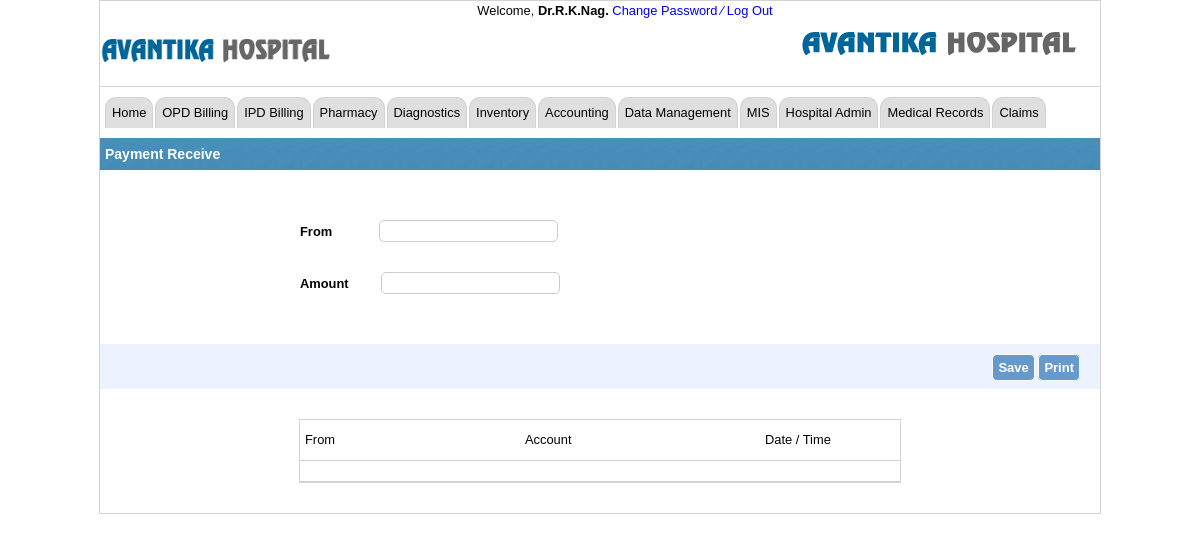
Before: /payment-receive.php with the older database file.
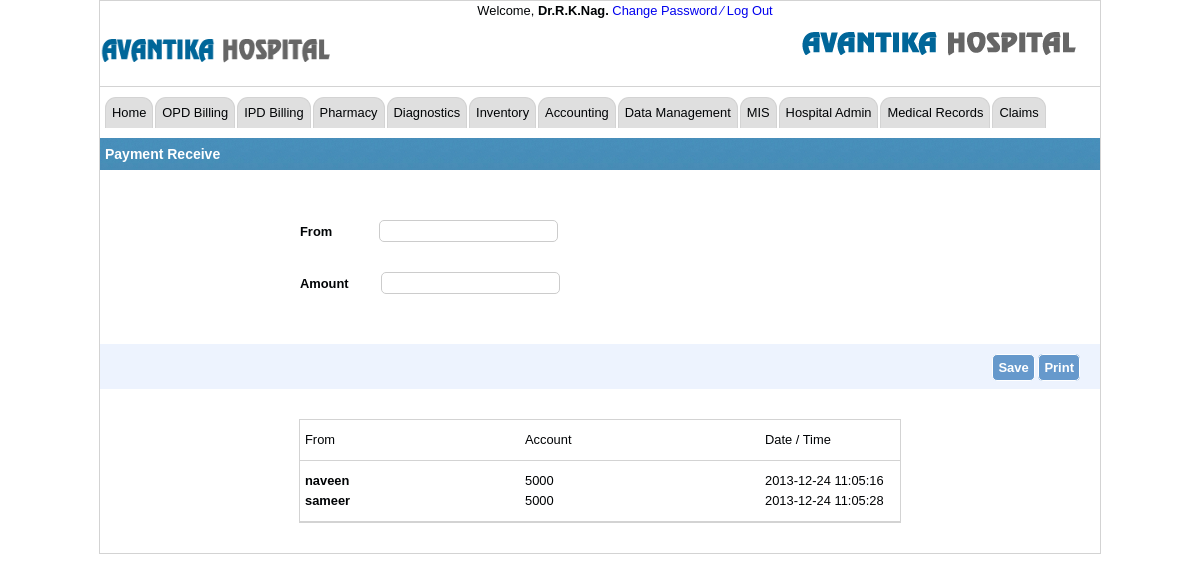
After: the same page with the newer database file.
### tables this page shows
CREATE TABLE IF NOT EXISTS `payment_receive` (
  `id` int(11) NOT NULL AUTO_INCREMENT,
  `from` varchar(20) NOT NULL,
  `account` bigint(11) NOT NULL,
  `date` datetime NOT NULL,
  PRIMARY KEY (`id`)
);

### payment-receive.php (the view, shortened to what this page needs)
<!DOCTYPE html PUBLIC "-//W3C//DTD XHTML 1.0 Transitional//EN" "http://www.w3.org/TR/xhtml1/DTD/xhtml1-transitional.dtd">
<html xmlns="http://www.w3.org/1999/xhtml">
<head>
<link rel="stylesheet" type="text/css" href="style_by.css"/>
</head>
<body>
<div id="container">
	<div id="header">
    	<div id="logo_side">
        	<img src="ehs-final-logo.png" width="100" height="75" style="padding-top:12px;" />
        </div>
        	<div class="welcome">
            	<span>Welcome,</span>
            <span><strong>Dr.R.K.Nag.</strong></span>
            <span id="sign">
            	<a href="#">Change Password </a>
                <a href="#">&frasl;</a>
                <a href="#">Log Out</a>
             </span>
            </div>
        <div id="sign_in_up">
             <div id="power_by"><img src="logo.png" align="right"/></div>
        </div>
    </div>
<div id="menuu">
   <ul id="coolMenu1">
	    <li><a href="dashboard.php">Home</a></li>
        <li><a href="#">OPD Billing</a>
        </li>
        <li ><a href="#">IPD Billing</a>
        </li>
        <li><a href="#">Pharmacy </a>
        </li>
        <li><a href="#">Diagnostics</a>
        </li>
        <li><a href="">Inventory</a>
        </li>
        <li><a href="accounting.html">Accounting</a>
        </li>
        <li><a href="">Data Management</a>
        </li>
       <li><a href="">MIS</a>
      </li>
         <li><a href="">Hospital Admin</a>
        </li>
        <li><a href="">Medical Records</a>
        </li>
          <li><a href="#">Claims</a>
          </li>
    </ul>
  </div>
    <div id="opd_bill" style="height:20px;">
   		<div style="float:left">
        <span class="p_adding">Payment Receive</span>
        </div>
   </div>
  <div id="main_center_container">
    <div style="width:600px; margin:50px auto;">
    	<div>
        <form method="post" action="">
    		<label for=""><strong>From&nbsp;&nbsp;&nbsp;&nbsp;&nbsp;&nbsp;&nbsp;&nbsp;&nbsp;&nbsp;&nbsp;&nbsp;</strong>
            <input type="text"  name="from" value="" /></label>
        </div>
        <div style="margin:30px 0px;">
    		<label for=""><strong>Amount &nbsp;&nbsp;&nbsp;&nbsp;&nbsp;&nbsp;&nbsp;</strong>
            <input type="text"  name="amount" value="" /></label>
        </div>
    </div>
  </div>
      <div class="fill_data">
      			<div style="text-align:right; margin-right:20px;">
                	<span><input type="submit" name="save" value="Save" class="btn" /></span>
                    <span><a href="#" class="btn">Print</a></span>
              </div>
  </div>
  <div style="width:600px; border:1px solid lightgray; margin:30px auto">
    <div style="border-bottom:1px solid lightgray; padding:10px 5px;">
            <div class="l_ft n_w"><strong></strong>From</div>
            <div class="l_ft bill_width1">Account</div>
            <div class="l_ft bill_width1">&nbsp;</div>
            <div class="l_ft bill_width1">Date / Time</div>
    </div>
  <div style="border-bottom:1px solid lightgray; padding:10px 5px;">
        <?php
  $paymentQuery=mysql_query("select * from payment_receive");
while($paymentValues=mysql_fetch_array($paymentQuery)){
?>
            <div class="l_ft n_w"><strong><?php echo $paymentValues['from'];?></strong></div>
            <div class="l_ft bill_width1"><?php echo $paymentValues['account'];?></div>
            <div class="l_ft bill_width1">&nbsp;</div>
            <div class="l_ft bill_width1"><?php echo $paymentValues['date'];?></div>
            <?php }?>
    </div>
</div>
</div>
</body>
</html>

Changed rows visible on the page:
added payment_receive: from "naveen", account "5000", date "2013-12-24 11:05:16"
added payment_receive: from "sameer", account "5000", date "2013-12-24 11:05:28"
